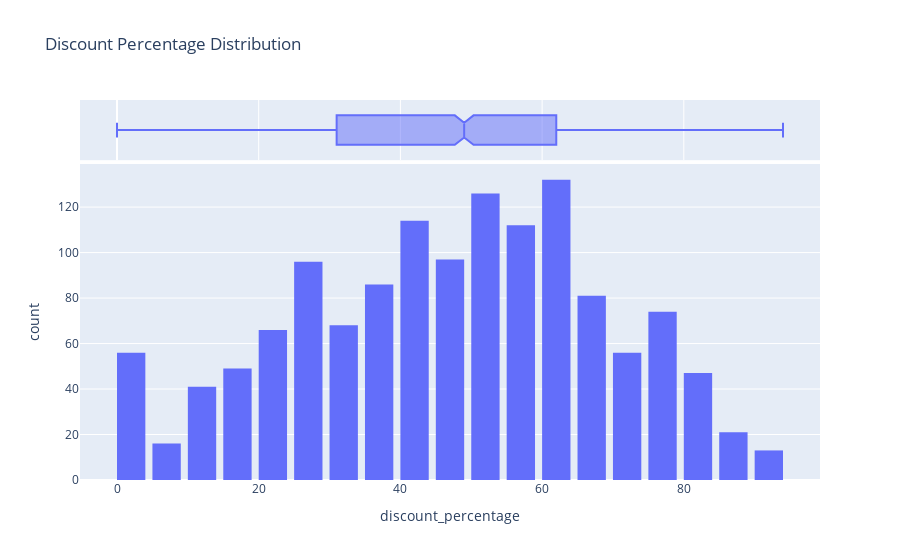

Notebook code cell kept with this figure:
### Code cell
fig = px.histogram(df, x='discount_percentage', nbins=20, title='Discount Percentage Distribution',marginal="box")
fig.update_layout(bargap=0.2)
fig.show()

### Figure 1 — Plotly figure (JSON) as saved in the notebook; plotly's stock layout.template omitted (floating-point values rounded to 4 significant figures; data arrays with more than 128 entries replaced by an {"elided": "..."} marker saying what was removed)
{"data": [{"alignmentgroup": "True", "bingroup": "x", "hovertemplate": "discount_percentage=%{x}<br>count=%{y}<extra></extra>", "legendgroup": "", "marker": {"color": "#636efa", "pattern": {"shape": ""}}, "name": "", "nbinsx": 20, "offsetgroup": "", "orientation": "v", "showlegend": false, "type": "histogram", "x": {"elided": "1351 int values"}, "xaxis": "x", "yaxis": "y"}, {"alignmentgroup": "True", "hovertemplate": "discount_percentage=%{x}<extra></extra>", "legendgroup": "", "marker": {"color": "#636efa"}, "name": "", "notched": true, "offsetgroup": "", "showlegend": false, "type": "box", "x": {"elided": "1351 int values"}, "xaxis": "x2", "yaxis": "y2"}], "layout": {"bargap": 0.2, "barmode": "relative", "legend": {"tracegroupgap": 0}, "title": {"text": "Discount Percentage Distribution"}, "xaxis": {"anchor": "y", "domain": [0, 1], "title": {"text": "discount_percentage"}}, "xaxis2": {"anchor": "y2", "domain": [0, 1], "matches": "x", "showgrid": true, "showticklabels": false}, "yaxis": {"anchor": "x", "domain": [0, 0.8316], "title": {"text": "count"}}, "yaxis2": {"anchor": "x2", "domain": [0.8416, 1], "matches": "y2", "showgrid": false, "showline": false, "showticklabels": false, "ticks": ""}}}
